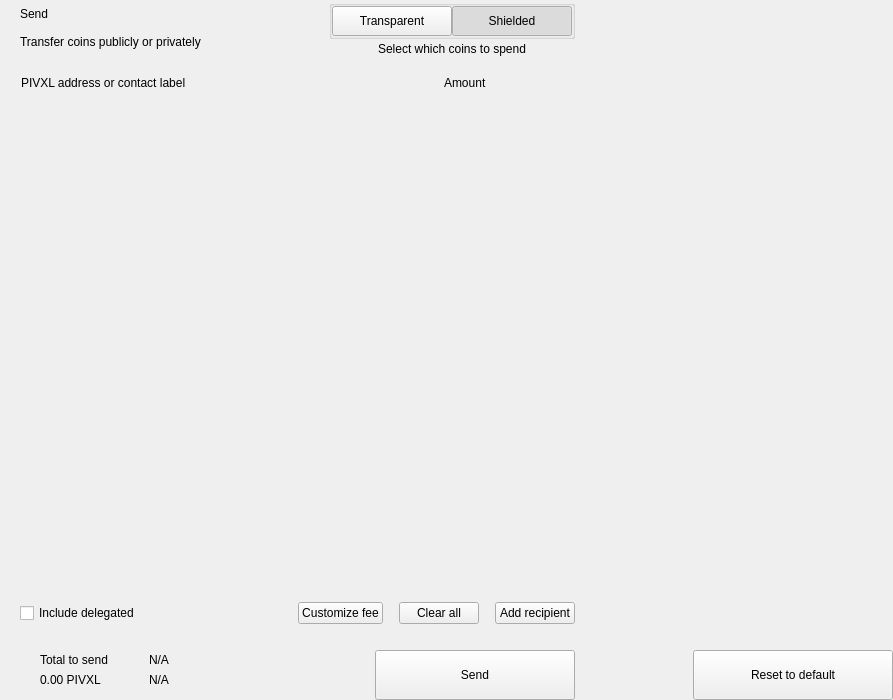
<?xml version="1.0" encoding="UTF-8"?>
<ui version="4.0">
 <class>send</class>
 <widget class="QWidget" name="send">
  <property name="geometry">
   <rect>
    <x>0</x>
    <y>0</y>
    <width>893</width>
    <height>700</height>
   </rect>
  </property>
  <property name="windowTitle">
   <string>Form</string>
  </property>
  <layout class="QHBoxLayout" name="horizontalLayout_2" stretch="2,1">
   <property name="spacing">
    <number>0</number>
   </property>
   <property name="leftMargin">
    <number>0</number>
   </property>
   <property name="topMargin">
    <number>0</number>
   </property>
   <property name="rightMargin">
    <number>0</number>
   </property>
   <property name="bottomMargin">
    <number>0</number>
   </property>
   <item>
    <widget class="QWidget" name="left" native="true">
     <layout class="QVBoxLayout" name="verticalLayout_3">
      <property name="spacing">
       <number>0</number>
      </property>
      <property name="leftMargin">
       <number>0</number>
      </property>
      <property name="topMargin">
       <number>0</number>
      </property>
      <property name="rightMargin">
       <number>0</number>
      </property>
      <property name="bottomMargin">
       <number>0</number>
      </property>
      <item>
       <layout class="QVBoxLayout" name="verticalLayout_22" stretch="0,0,0,1,0,0,0,0">
        <property name="spacing">
         <number>0</number>
        </property>
        <item>
         <layout class="QHBoxLayout" name="horizontalLayout_3">
          <property name="spacing">
           <number>0</number>
          </property>
          <property name="leftMargin">
           <number>20</number>
          </property>
          <property name="rightMargin">
           <number>20</number>
          </property>
          <item>
           <layout class="QVBoxLayout" name="verticalLayout">
            <property name="spacing">
             <number>0</number>
            </property>
            <item>
             <widget class="QLabel" name="labelTitle">
              <property name="text">
               <string>Send</string>
              </property>
              <property name="alignment">
               <set>Qt::AlignLeading|Qt::AlignLeft|Qt::AlignVCenter</set>
              </property>
             </widget>
            </item>
            <item>
             <widget class="QLabel" name="labelSubtitle1">
              <property name="text">
               <string>Transfer coins publicly or privately</string>
              </property>
             </widget>
            </item>
           </layout>
          </item>
          <item>
           <spacer name="horizontalSpacer">
            <property name="orientation">
             <enum>Qt::Horizontal</enum>
            </property>
            <property name="sizeHint" stdset="0">
             <size>
              <width>40</width>
              <height>20</height>
             </size>
            </property>
           </spacer>
          </item>
          <item>
           <layout class="QVBoxLayout" name="verticalLayout_6">
            <property name="spacing">
             <number>3</number>
            </property>
            <item alignment="Qt::AlignHCenter">
             <widget class="QGroupBox" name="groupBox">
              <property name="styleSheet">
               <string notr="true">#groupBox{
padding-top:2px;
}</string>
              </property>
              <property name="title">
               <string/>
              </property>
              <property name="alignment">
               <set>Qt::AlignCenter</set>
              </property>
              <layout class="QHBoxLayout" name="horizontalLayout_4">
               <property name="spacing">
                <number>0</number>
               </property>
               <property name="leftMargin">
                <number>0</number>
               </property>
               <property name="topMargin">
                <number>0</number>
               </property>
               <property name="rightMargin">
                <number>0</number>
               </property>
               <property name="bottomMargin">
                <number>0</number>
               </property>
               <item>
                <widget class="QPushButton" name="pushLeft">
                 <property name="minimumSize">
                  <size>
                   <width>120</width>
                   <height>30</height>
                  </size>
                 </property>
                 <property name="maximumSize">
                  <size>
                   <width>120</width>
                   <height>30</height>
                  </size>
                 </property>
                 <property name="focusPolicy">
                  <enum>Qt::NoFocus</enum>
                 </property>
                 <property name="text">
                  <string>Transparent</string>
                 </property>
                 <property name="checkable">
                  <bool>true</bool>
                 </property>
                 <property name="autoExclusive">
                  <bool>true</bool>
                 </property>
                </widget>
               </item>
               <item>
                <widget class="QPushButton" name="pushRight">
                 <property name="minimumSize">
                  <size>
                   <width>120</width>
                   <height>30</height>
                  </size>
                 </property>
                 <property name="maximumSize">
                  <size>
                   <width>120</width>
                   <height>30</height>
                  </size>
                 </property>
                 <property name="focusPolicy">
                  <enum>Qt::NoFocus</enum>
                 </property>
                 <property name="text">
                  <string>Shielded</string>
                 </property>
                 <property name="checkable">
                  <bool>true</bool>
                 </property>
                 <property name="checked">
                  <bool>true</bool>
                 </property>
                 <property name="autoExclusive">
                  <bool>true</bool>
                 </property>
                </widget>
               </item>
              </layout>
             </widget>
            </item>
            <item alignment="Qt::AlignHCenter|Qt::AlignTop">
             <widget class="QLabel" name="labelSubtitle2">
              <property name="styleSheet">
               <string notr="true"/>
              </property>
              <property name="text">
               <string>Select which coins to spend</string>
              </property>
              <property name="alignment">
               <set>Qt::AlignCenter</set>
              </property>
              <property name="indent">
               <number>0</number>
              </property>
             </widget>
            </item>
           </layout>
          </item>
         </layout>
        </item>
        <item>
         <spacer name="verticalSpacer_2">
          <property name="orientation">
           <enum>Qt::Vertical</enum>
          </property>
          <property name="sizeType">
           <enum>QSizePolicy::Fixed</enum>
          </property>
          <property name="sizeHint" stdset="0">
           <size>
            <width>20</width>
            <height>20</height>
           </size>
          </property>
         </spacer>
        </item>
        <item>
         <layout class="QHBoxLayout" name="horizontalLayout" stretch="6,0,2">
          <property name="spacing">
           <number>0</number>
          </property>
          <property name="leftMargin">
           <number>10</number>
          </property>
          <property name="topMargin">
           <number>0</number>
          </property>
          <property name="rightMargin">
           <number>20</number>
          </property>
          <property name="bottomMargin">
           <number>0</number>
          </property>
          <item>
           <widget class="QLabel" name="labelSubtitleAddress">
            <property name="styleSheet">
             <string notr="true">margin-left:8px;</string>
            </property>
            <property name="text">
             <string>PIVXL address or contact label</string>
            </property>
           </widget>
          </item>
          <item>
           <spacer name="horizontalSpacer_3">
            <property name="orientation">
             <enum>Qt::Horizontal</enum>
            </property>
            <property name="sizeType">
             <enum>QSizePolicy::Fixed</enum>
            </property>
            <property name="sizeHint" stdset="0">
             <size>
              <width>40</width>
              <height>1</height>
             </size>
            </property>
           </spacer>
          </item>
          <item>
           <widget class="QLabel" name="labelSubtitleAmount">
            <property name="text">
             <string>Amount</string>
            </property>
           </widget>
          </item>
         </layout>
        </item>
        <item>
         <widget class="QScrollArea" name="scrollArea">
          <property name="minimumSize">
           <size>
            <width>0</width>
            <height>350</height>
           </size>
          </property>
          <property name="styleSheet">
           <string notr="true">#scrollArea {
            background:transparent;
            margin-top:10px;
}</string>
          </property>
          <property name="horizontalScrollBarPolicy">
           <enum>Qt::ScrollBarAlwaysOff</enum>
          </property>
          <property name="sizeAdjustPolicy">
           <enum>QAbstractScrollArea::AdjustIgnored</enum>
          </property>
          <property name="widgetResizable">
           <bool>true</bool>
          </property>
          <property name="alignment">
           <set>Qt::AlignLeading|Qt::AlignLeft|Qt::AlignTop</set>
          </property>
          <widget class="QWidget" name="scrollAreaWidgetContents">
           <property name="geometry">
            <rect>
             <x>0</x>
             <y>0</y>
             <width>591</width>
             <height>16</height>
            </rect>
           </property>
           <property name="sizePolicy">
            <sizepolicy hsizetype="Preferred" vsizetype="Maximum">
             <horstretch>0</horstretch>
             <verstretch>0</verstretch>
            </sizepolicy>
           </property>
           <property name="autoFillBackground">
            <bool>false</bool>
           </property>
           <property name="styleSheet">
            <string notr="true">#scrollAreaWidgetContents {
             background:transparent;
             }</string>
           </property>
           <layout class="QVBoxLayout" name="verticalLayout_7">
            <property name="spacing">
             <number>0</number>
            </property>
            <property name="sizeConstraint">
             <enum>QLayout::SetDefaultConstraint</enum>
            </property>
            <property name="leftMargin">
             <number>0</number>
            </property>
            <property name="topMargin">
             <number>0</number>
            </property>
            <property name="rightMargin">
             <number>0</number>
            </property>
            <property name="bottomMargin">
             <number>0</number>
            </property>
           </layout>
          </widget>
         </widget>
        </item>
        <item>
         <spacer name="verticalSpacer_4">
          <property name="orientation">
           <enum>Qt::Vertical</enum>
          </property>
          <property name="sizeType">
           <enum>QSizePolicy::Fixed</enum>
          </property>
          <property name="sizeHint" stdset="0">
           <size>
            <width>20</width>
            <height>20</height>
           </size>
          </property>
         </spacer>
        </item>
        <item>
         <layout class="QHBoxLayout" name="horizontalLayout_20">
          <property name="spacing">
           <number>6</number>
          </property>
          <property name="leftMargin">
           <number>20</number>
          </property>
          <property name="rightMargin">
           <number>20</number>
          </property>
          <item>
           <widget class="QCheckBox" name="checkBoxDelegations">
            <property name="layoutDirection">
             <enum>Qt::LeftToRight</enum>
            </property>
            <property name="text">
             <string>Include delegated</string>
            </property>
           </widget>
          </item>
          <item>
           <spacer name="horizontalSpacer_4">
            <property name="orientation">
             <enum>Qt::Horizontal</enum>
            </property>
            <property name="sizeHint" stdset="0">
             <size>
              <width>10</width>
              <height>20</height>
             </size>
            </property>
           </spacer>
          </item>
          <item>
           <widget class="QPushButton" name="pushButtonFee">
            <property name="focusPolicy">
             <enum>Qt::NoFocus</enum>
            </property>
            <property name="text">
             <string>Customize fee</string>
            </property>
           </widget>
          </item>
          <item>
           <spacer name="horizontalSpacer_11">
            <property name="orientation">
             <enum>Qt::Horizontal</enum>
            </property>
            <property name="sizeType">
             <enum>QSizePolicy::Minimum</enum>
            </property>
            <property name="sizeHint" stdset="0">
             <size>
              <width>10</width>
              <height>20</height>
             </size>
            </property>
           </spacer>
          </item>
          <item>
           <widget class="QPushButton" name="pushButtonClear">
            <property name="focusPolicy">
             <enum>Qt::NoFocus</enum>
            </property>
            <property name="layoutDirection">
             <enum>Qt::RightToLeft</enum>
            </property>
            <property name="text">
             <string>Clear all</string>
            </property>
           </widget>
          </item>
          <item>
           <spacer name="horizontalSpacer_6">
            <property name="orientation">
             <enum>Qt::Horizontal</enum>
            </property>
            <property name="sizeType">
             <enum>QSizePolicy::Fixed</enum>
            </property>
            <property name="sizeHint" stdset="0">
             <size>
              <width>10</width>
              <height>20</height>
             </size>
            </property>
           </spacer>
          </item>
          <item>
           <widget class="QPushButton" name="pushButtonAddRecipient">
            <property name="focusPolicy">
             <enum>Qt::NoFocus</enum>
            </property>
            <property name="text">
             <string>Add recipient</string>
            </property>
           </widget>
          </item>
         </layout>
        </item>
        <item>
         <spacer name="verticalSpacer">
          <property name="orientation">
           <enum>Qt::Vertical</enum>
          </property>
          <property name="sizeType">
           <enum>QSizePolicy::Fixed</enum>
          </property>
          <property name="sizeHint" stdset="0">
           <size>
            <width>20</width>
            <height>16</height>
           </size>
          </property>
         </spacer>
        </item>
        <item>
         <layout class="QHBoxLayout" name="horizontalLayout_7">
          <property name="rightMargin">
           <number>20</number>
          </property>
          <item>
           <layout class="QHBoxLayout" name="horizontalLayout_10">
            <property name="spacing">
             <number>0</number>
            </property>
            <property name="leftMargin">
             <number>8</number>
            </property>
            <item>
             <widget class="QStackedWidget" name="stackedWidget">
              <property name="minimumSize">
               <size>
                <width>0</width>
                <height>60</height>
               </size>
              </property>
              <property name="maximumSize">
               <size>
                <width>16777215</width>
                <height>60</height>
               </size>
              </property>
              <widget class="QWidget" name="page1">
               <layout class="QVBoxLayout" name="verticalLayout_71" stretch="0">
                <property name="spacing">
                 <number>6</number>
                </property>
                <property name="leftMargin">
                 <number>12</number>
                </property>
                <property name="topMargin">
                 <number>0</number>
                </property>
                <property name="rightMargin">
                 <number>0</number>
                </property>
                <property name="bottomMargin">
                 <number>0</number>
                </property>
                <item>
                 <widget class="QWidget" name="coinWidget" native="true">
                  <property name="minimumSize">
                   <size>
                    <width>0</width>
                    <height>60</height>
                   </size>
                  </property>
                  <property name="maximumSize">
                   <size>
                    <width>16777215</width>
                    <height>60</height>
                   </size>
                  </property>
                  <layout class="QHBoxLayout" name="horizontalLayout_9">
                   <property name="spacing">
                    <number>0</number>
                   </property>
                   <property name="leftMargin">
                    <number>20</number>
                   </property>
                   <property name="topMargin">
                    <number>10</number>
                   </property>
                   <property name="rightMargin">
                    <number>20</number>
                   </property>
                   <property name="bottomMargin">
                    <number>10</number>
                   </property>
                   <item>
                    <layout class="QVBoxLayout" name="verticalSend">
                     <property name="spacing">
                      <number>0</number>
                     </property>
                     <item>
                      <widget class="QLabel" name="labelTitleTotalSend">
                       <property name="text">
                        <string>Total to send</string>
                       </property>
                      </widget>
                     </item>
                     <item>
                      <widget class="QLabel" name="labelAmountSend">
                       <property name="text">
                        <string notr="true">0.00 PIVXL</string>
                       </property>
                      </widget>
                     </item>
                    </layout>
                   </item>
                   <item>
                    <spacer name="horizontalSpacer_9">
                     <property name="orientation">
                      <enum>Qt::Horizontal</enum>
                     </property>
                     <property name="sizeType">
                      <enum>QSizePolicy::Fixed</enum>
                     </property>
                     <property name="sizeHint" stdset="0">
                      <size>
                       <width>20</width>
                       <height>20</height>
                      </size>
                     </property>
                    </spacer>
                   </item>
                   <item>
                    <widget class="QLabel" name="labelLine">
                     <property name="minimumSize">
                      <size>
                       <width>1</width>
                       <height>0</height>
                      </size>
                     </property>
                     <property name="maximumSize">
                      <size>
                       <width>1</width>
                       <height>16777215</height>
                      </size>
                     </property>
                     <property name="text">
                      <string/>
                     </property>
                    </widget>
                   </item>
                   <item>
                    <spacer name="horizontalSpacer_10">
                     <property name="orientation">
                      <enum>Qt::Horizontal</enum>
                     </property>
                     <property name="sizeType">
                      <enum>QSizePolicy::Fixed</enum>
                     </property>
                     <property name="sizeHint" stdset="0">
                      <size>
                       <width>20</width>
                       <height>20</height>
                      </size>
                     </property>
                    </spacer>
                   </item>
                   <item>
                    <layout class="QVBoxLayout" name="verticalRemaining">
                     <property name="spacing">
                      <number>0</number>
                     </property>
                     <item>
                      <widget class="QLabel" name="labelTitleTotalRemaining">
                       <property name="text">
                        <string notr="true">N/A</string>
                       </property>
                      </widget>
                     </item>
                     <item>
                      <widget class="QLabel" name="labelAmountRemaining">
                       <property name="text">
                        <string notr="true">N/A</string>
                       </property>
                      </widget>
                     </item>
                    </layout>
                   </item>
                  </layout>
                 </widget>
                </item>
               </layout>
              </widget>
              <widget class="QWidget" name="page_2"/>
             </widget>
            </item>
           </layout>
          </item>
          <item>
           <spacer name="horizontalSpacer_5">
            <property name="orientation">
             <enum>Qt::Horizontal</enum>
            </property>
            <property name="sizeType">
             <enum>QSizePolicy::Expanding</enum>
            </property>
            <property name="sizeHint" stdset="0">
             <size>
              <width>40</width>
              <height>20</height>
             </size>
            </property>
           </spacer>
          </item>
          <item alignment="Qt::AlignBottom">
           <widget class="QPushButton" name="pushButtonSave">
            <property name="minimumSize">
             <size>
              <width>200</width>
              <height>50</height>
             </size>
            </property>
            <property name="maximumSize">
             <size>
              <width>200</width>
              <height>50</height>
             </size>
            </property>
            <property name="focusPolicy">
             <enum>Qt::NoFocus</enum>
            </property>
            <property name="text">
             <string>Send</string>
            </property>
           </widget>
          </item>
         </layout>
        </item>
       </layout>
      </item>
     </layout>
    </widget>
   </item>
   <item>
    <widget class="QWidget" name="right" native="true">
     <layout class="QVBoxLayout" name="verticalLayout_5">
      <property name="leftMargin">
       <number>0</number>
      </property>
      <property name="topMargin">
       <number>0</number>
      </property>
      <property name="rightMargin">
       <number>0</number>
      </property>
      <property name="bottomMargin">
       <number>0</number>
      </property>
      <item>
       <layout class="QVBoxLayout" name="verticalLayout_4">
        <property name="spacing">
         <number>6</number>
        </property>
        <item>
         <widget class="OptionButton" name="btnCoinControl" native="true">
          <property name="minimumSize">
           <size>
            <width>0</width>
            <height>50</height>
           </size>
          </property>
         </widget>
        </item>
        <item>
         <widget class="OptionButton" name="btnChangeAddress" native="true">
          <property name="minimumSize">
           <size>
            <width>0</width>
            <height>50</height>
           </size>
          </property>
         </widget>
        </item>
        <item>
         <widget class="OptionButton" name="btnUri" native="true">
          <property name="minimumSize">
           <size>
            <width>0</width>
            <height>50</height>
           </size>
          </property>
         </widget>
        </item>
        <item>
         <widget class="OptionButton" name="btnShieldCoins" native="true">
          <property name="minimumSize">
           <size>
            <width>0</width>
            <height>50</height>
           </size>
          </property>
         </widget>
        </item>
        <item>
         <spacer name="verticalSpacer_5">
          <property name="orientation">
           <enum>Qt::Vertical</enum>
          </property>
          <property name="sizeHint" stdset="0">
           <size>
            <width>20</width>
            <height>40</height>
           </size>
          </property>
         </spacer>
        </item>
        <item>
         <layout class="QHBoxLayout" name="horizontalLayout_8">
          <item>
           <spacer name="horizontalSpacer_7">
            <property name="orientation">
             <enum>Qt::Horizontal</enum>
            </property>
            <property name="sizeHint" stdset="0">
             <size>
              <width>40</width>
              <height>20</height>
             </size>
            </property>
           </spacer>
          </item>
          <item>
           <widget class="QPushButton" name="pushButtonReset">
            <property name="minimumSize">
             <size>
              <width>200</width>
              <height>50</height>
             </size>
            </property>
            <property name="maximumSize">
             <size>
              <width>200</width>
              <height>50</height>
             </size>
            </property>
            <property name="focusPolicy">
             <enum>Qt::NoFocus</enum>
            </property>
            <property name="text">
             <string>Reset to default</string>
            </property>
           </widget>
          </item>
         </layout>
        </item>
       </layout>
      </item>
     </layout>
    </widget>
   </item>
  </layout>
 </widget>
 <customwidgets>
  <customwidget>
   <class>OptionButton</class>
   <extends>QWidget</extends>
   <header>qt/pivxl/optionbutton.h</header>
   <container>1</container>
  </customwidget>
 </customwidgets>
 <resources/>
 <connections/>
</ui>
